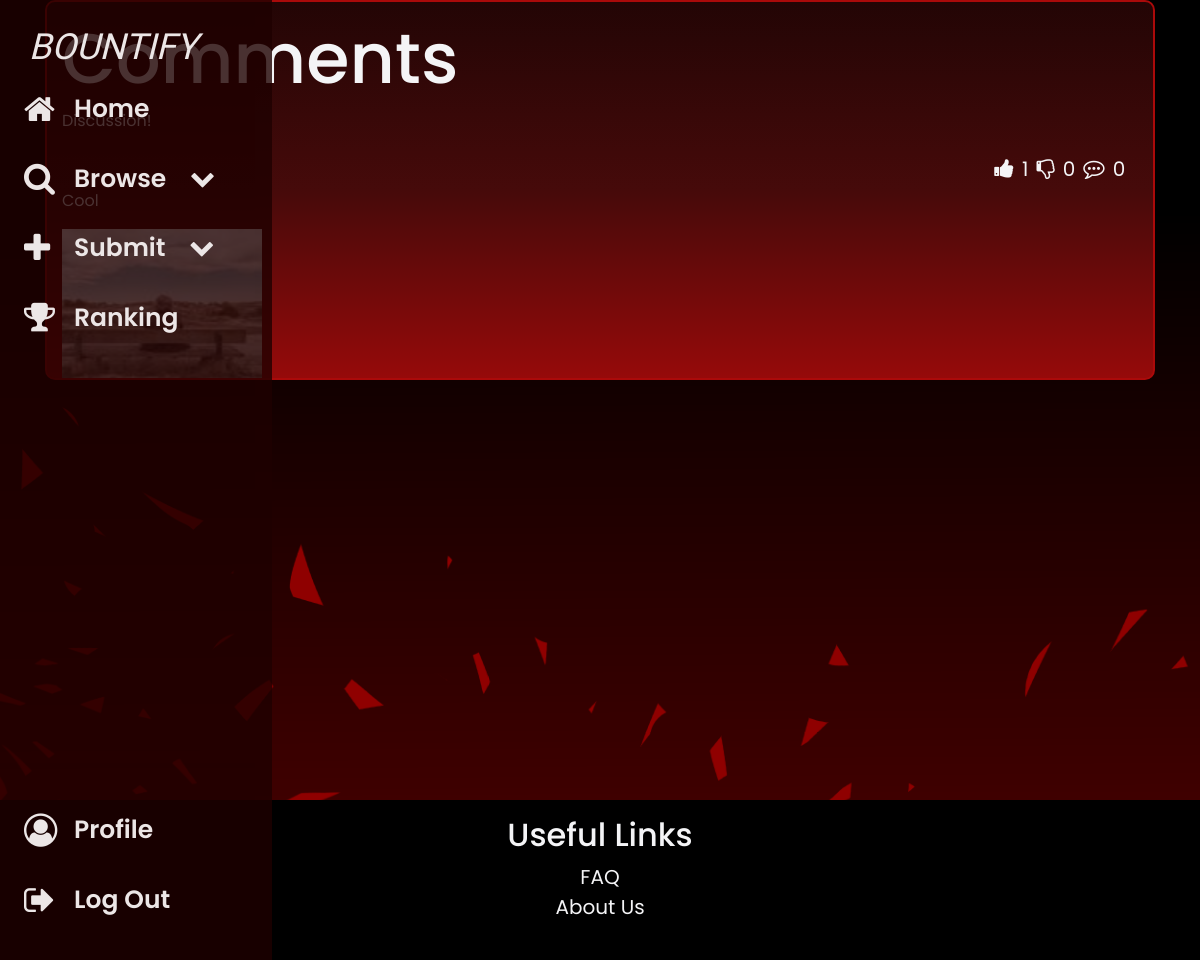
Before: /post/1 (signed in) with the older database file.
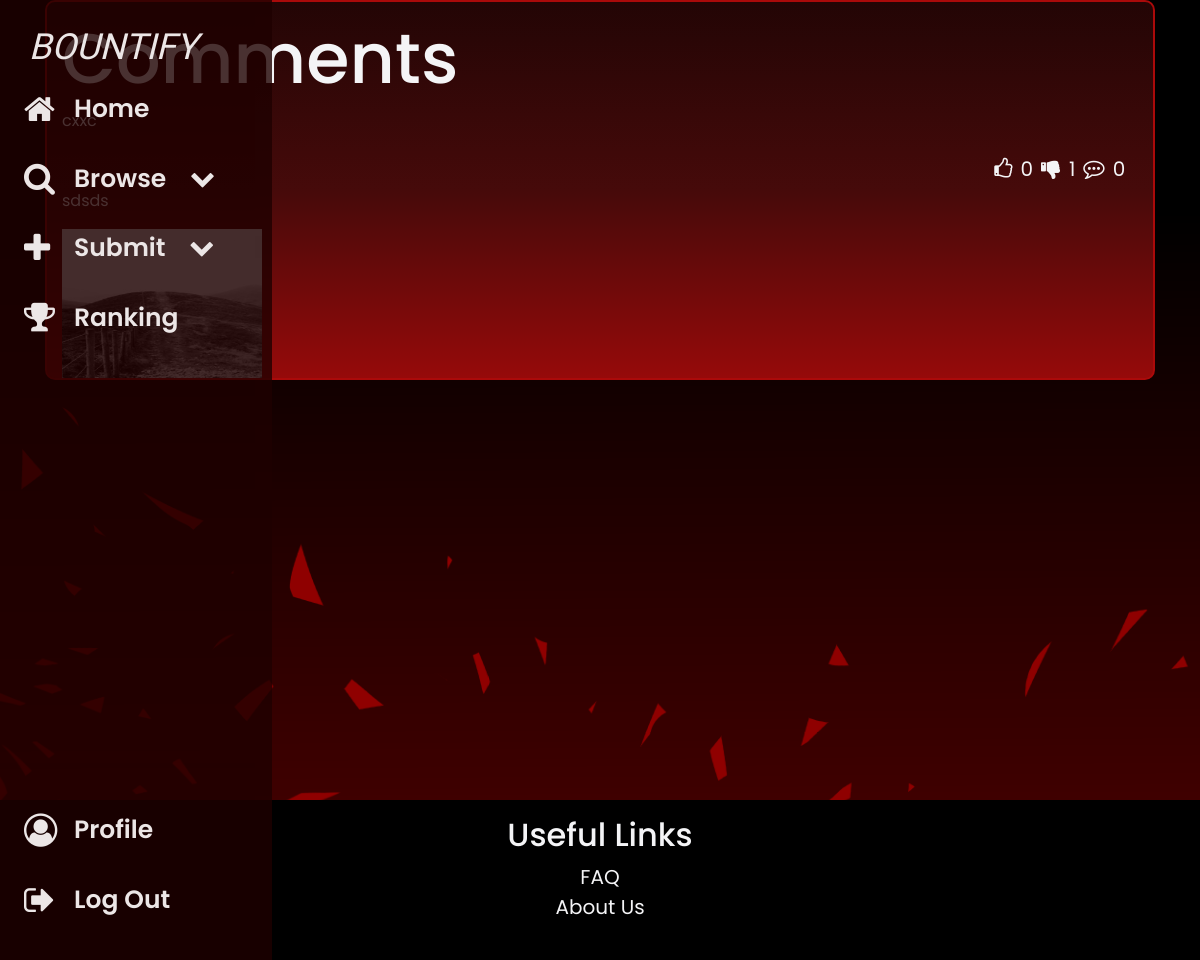
After: the same page with the newer database file.
### app/models.py (models this page shows)
class Post(db.Model): #discussion posts, flag = "discussion"
    pid = db.Column(db.Integer, primary_key=True)
    uid = db.Column(db.Integer, db.ForeignKey('user.uid'))
    user = db.relationship('User', backref='post')
    title = db.Column(db.String(100))
    img = db.Column(db.String(100), nullable=False)
    desc = db.Column(db.String(1000))
    flag = db.Column(db.String(100)) #Bounty, Listing, Discussion
    timestamp = db.Column(db.DateTime(timezone=True), default=func.now())
    likes = db.Column(db.Integer, default = 0)
    dislikes = db.Column(db.Integer, default = 0)
    price = db.Column(db.Integer, default = 0)
    status = db.Column(db.String(100))
    com_num = db.Column(db.Integer, default = 0)
    claimed = db.Column(db.String(100), default=False) #if the logged in user has claimed this bounty or not

### app/routes.py (the view, shortened to what this page needs)
@routes.route('/post/<int:post_id>', methods=['GET', 'POST'])
def post(post_id):
    post = Post.query.get_or_404(post_id)
    comments = Comments.query.filter_by(pid=post_id).all()
    form = CommentForm()
    lip = [like.pid for like in Likes.query.filter_by(uid=current_user.uid, liked=True).all()]
    dip = [like.pid for like in Likes.query.filter_by(uid=current_user.uid, disliked=True).all()]
    return render_template('post.html', user=current_user, post=post, comments=comments, form=form, lip=lip, dip=dip)

### app/__init__.py (called while the page is built)
def create_app(config_class=Config):
    app = Flask(__name__)
    app.config.from_object(config_class)
    app.config['SECRET_KEY'] = os.environ.get('FLASK_SECRET_KEY', 'default_secret_key')
    app.config['SQLALCHEMY_DATABASE_URI'] = f'sqlite:///{DB_NAME}'
    app.config['POST_FOLDER'] = 'static/posts'
    db.init_app(app)
    migrate.init_app(app, db)  # Initialize Flask-Migrate with the app and db
    from .routes import routes
    from .auth import auth
    from .models import User, Post, Comments, Likes, Sell, Promote
    with app.app_context():
        db.create_all()
    app.register_blueprint(routes, url_prefix='/')
    app.register_blueprint(auth, url_prefix='/')
    login_manager = LoginManager()
    login_manager.login_view = 'auth.login'
    login_manager.init_app(app)
    @login_manager.user_loader
    def load_user(id):
        return User.query.get(int(id))
    return app

### app/templates/post.html (shortened to what this page needs)
{% extends "base.html" %}
{% block content %}
<div class="home">
    <div class="container">
        <div class="postbubble">
            <div class="comments-container">
                <h1>Comments</h1>
                <p>{{ post.title }}</p>
                <div class="reactbar" style="opacity: 1">
                    <button id="likeButton-{{ post.pid }}" class="reactbutton like" onclick="toggleLike(this, {{ post.pid }})">
                        {% if post.pid in lip %}
                        <i class="fa fa-thumbs-up fa-lg"></i>
                        {% else %}
                        <i class="fa fa-thumbs-o-up fa-lg"></i>
                        {% endif %}
                    </button>
                    <span id="likeCount-{{ post.pid }}" class="reactnumber">{{ post.likes }}</span>
                    <button id="dislikeButton-{{ post.pid }}" class="reactbutton" onclick="toggleLike(this, {{ post.pid }})">
                        {% if post.pid in dip %}
                        <i class="fa fa-thumbs-down fa-lg"></i>
                        {% else %}
                        <i class="fa fa-thumbs-o-down fa-lg"></i>
                        {% endif %}
                    </button>
                    <span id="dislikeCount-{{ post.pid }}" class="reactnumber">{{ post.dislikes }}</span>
                    <button id="commentButton-{{ post.pid }}" class="reactbutton">
                        <i class="fa fa-commenting-o fa-lg"></i>
                    </button>
                    <span id="commentCount-{{ post.pid }}" class="reactnumber">{{ comments|length }}</span>
                </div>
                <p>{{ post.desc }}</p>
                <img src="{{ url_for('static', filename='images/posts/' + post.img) }}" alt="Post Image" width="200" height="150" />
            </div>
            <div class="add-comment">
                <form method="POST">
                    <div class="form-group">
                        {{ form.comment.label }} {{ form.comment(class="form-control", placeholder="Add comments") }}
                    </div>
                </form>
            </div>
        </div>
    </div>
</div>
{% endblock %}

Changed rows visible on the page:
changed Post: title "Discussion!" → "cxxc"; likes "1" → "0"; dislikes "0" → "1"; desc "Cool" → "sdsds"; img: a different picture
